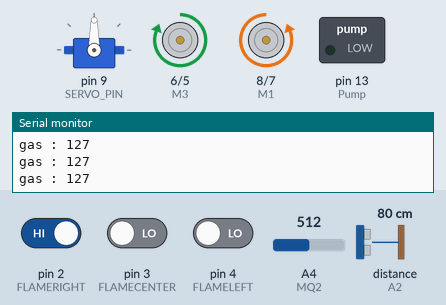
A sketch run on a simulated Arduino Uno, built with avr-gcc and run on an emulated ATmega328P. Parts: servo, motor-driver pin pairs drawn as motors (green arrow = first pin HIGH = forward, orange = second pin HIGH = backward, longer = more drive), switched loads named in the sketch (green lamp = pin HIGH), the last lines printed to the serial monitor. Wiring (inferred from the names in the program): ultrasonic range finder: trigger A1; echo A2. Inputs (shaded band) come from the test bench; at power-on: pin 2 (FLAMERIGHT) HIGH, pin 4 (FLAMELEFT) LOW, A4 (MQ2) = 512, pin 3 (FLAMECENTER) LOW, distance to the obstacle (sensor on A2) 80 cm. The echo pulse lasts 58.3 µs per cm; pins used as bus, display or sensor lines are not drawn.

Above: at 1.2 s.
1.3 s: pin 2 (FLAMERIGHT) driven LOW
At 2.0 s:
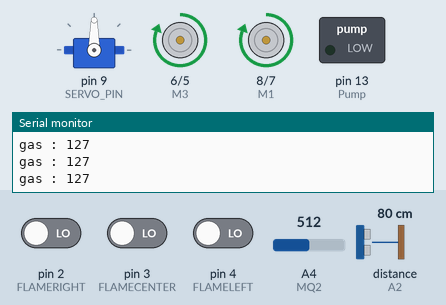
2.8 s: pin 4 (FLAMELEFT) driven HIGH
At 3.1 s:
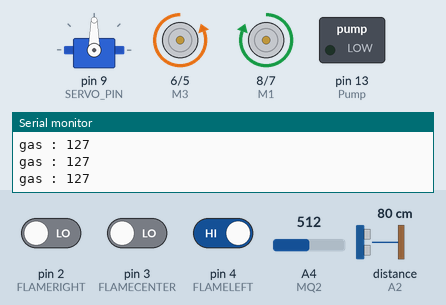
4.3 s: pin 2 (FLAMERIGHT) driven HIGH
At 5.4 s:
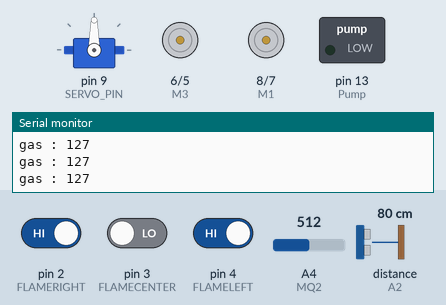
5.8 s: A4 (MQ2) set to 410
8.8 s: A4 (MQ2) set to 389
11.8 s: pin 3 (FLAMECENTER) driven HIGH
At 12.3 s:
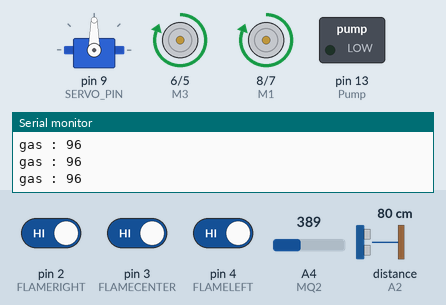
Timing chart, 0 to 14.3 s (numbered marks = the images above; inputs shaded):
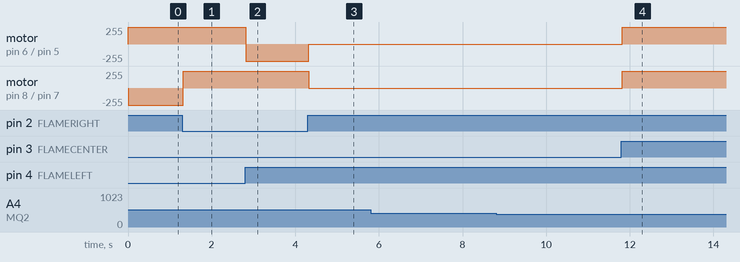

The sketch:

FireTruck.ino
```cpp
/*
* AUTHORS : OLA MOHAMED , MARIAM ADHMA , MOHAMED TAREK
* LAST UPDTAED : 1 AUGUST 2024
*
*/
#include <Servo.h>

#define FLAMERIGHT 2
#define FLAMECENTER 3
#define FLAMELEFT 4
#define MQ2 A4
#define ULTRASONIC_TRIG A1
#define ULTRASONIC_ECHO A2
#define M1 8
#define M2 7
#define M3 6
#define M4 5
#define Pump 13
#define SERVO_PIN 9

Servo myservo;

void move_forward() {
  digitalWrite(M1, HIGH);
  digitalWrite(M3, HIGH);
  digitalWrite(M2, LOW);
  digitalWrite(M4, LOW);
}

void move_Right() {
  digitalWrite(M1, LOW);
  digitalWrite(M3, HIGH);
  digitalWrite(M2, HIGH);
  digitalWrite(M4, LOW);
}

void move_Left() {
  digitalWrite(M3, LOW);
  digitalWrite(M4, HIGH);
  digitalWrite(M1, HIGH);
  digitalWrite(M2, LOW);
}

void move_Stop() {
  digitalWrite(M2, LOW);
  digitalWrite(M4, LOW);
  digitalWrite(M1, LOW);
  digitalWrite(M3, LOW);
}

void fire_off() {
  digitalWrite(Pump, HIGH);
}

void fire_off_stop() {
  digitalWrite(Pump, LOW);
}

long measure_distance() {
  digitalWrite(ULTRASONIC_TRIG, LOW);
  delayMicroseconds(2);
  digitalWrite(ULTRASONIC_TRIG, HIGH);
  delayMicroseconds(10);
  digitalWrite(ULTRASONIC_TRIG, LOW);
  long duration = pulseIn(ULTRASONIC_ECHO, HIGH);
  long distance = duration * 0.034 / 2;
  return distance;
}

void setup() {
  pinMode(FLAMERIGHT, INPUT);
  pinMode(FLAMECENTER, INPUT);
  pinMode(FLAMELEFT, INPUT);
  pinMode(MQ2, INPUT);
  pinMode(ULTRASONIC_TRIG, OUTPUT);
  pinMode(ULTRASONIC_ECHO, INPUT);
  pinMode(M1, OUTPUT);
  pinMode(M2, OUTPUT);
  pinMode(M3, OUTPUT);
  pinMode(M4, OUTPUT);
  pinMode(Pump, OUTPUT);

  myservo.attach(SERVO_PIN);

  Serial.begin(9600);
}

void loop() {
  int righ = digitalRead(FLAMERIGHT);
  int left = digitalRead(FLAMELEFT);
  int center = digitalRead(FLAMECENTER);
  int gasSensorValue = analogRead(MQ2);
  int value = map(gasSensorValue,0,1023,0,255);

  Serial.print("gas : ");
  Serial.println(value);
  long distance = measure_distance();

  if (righ == LOW && left == LOW && center == LOW) {
    fire_off_stop();
    move_forward();
    if (distance < 15 && gasSensorValue < 300) {
      move_Stop();
      delay(250);

      // Scan surroundings
      myservo.write(45);
      long distanceLeft = measure_distance();

      myservo.write(135);
      long distanceRight = measure_distance();

      myservo.write(90);

      // Choose direction based on the largest available space
      if (distanceLeft > distanceRight) {
        move_Left();
        delay(map(distanceLeft, 15, 200, 300, 2000)); // Adjust turn duration based on distance
      } else if (distanceRight > distanceLeft) {
        move_Right();
        delay(map(distanceRight, 15, 200, 300, 2000)); // Adjust turn duration based on distance
      } else {
        move_Stop();
      }
    } else {
      move_forward();
    }
  } else if (righ == HIGH && left == HIGH && center == HIGH) {
    if (distance < 15) {
      move_Stop();
      fire_off_stop();
      if(gasSensorValue > 300){
        fire_off();
      }
      else {
        fire_off_stop();
      }
    } else {
      move_forward();
      fire_off_stop();
    }
  } else if (righ == HIGH && left == LOW) {
    move_Right();
    fire_off_stop();
  } else if (left == HIGH && righ == LOW) {
    move_Left();
    fire_off_stop();
  } else if (center == HIGH) {
    move_forward();
    fire_off_stop();
  } else {
    move_Stop();
    fire_off_stop();
  }
}
```

Measured:
- after the input at 1.3 s, motor on pin 8 (M1) / pin 7 (M2): backward 255/255 → forward 255/255 at once
- after the input at 2.8 s, motor on pin 6 (M3) / pin 5 (M4): forward 255/255 → backward 255/255 at once
- after the input at 4.3 s, motor on pin 6 (M3) / pin 5 (M4): backward 255/255 → stopped at once; motor on pin 8 (M1) / pin 7 (M2): forward 255/255 → stopped at once
- after the input at 11.8 s, motor on pin 6 (M3) / pin 5 (M4), motor on pin 8 (M1) / pin 7 (M2): stopped → forward 255/255 at once
